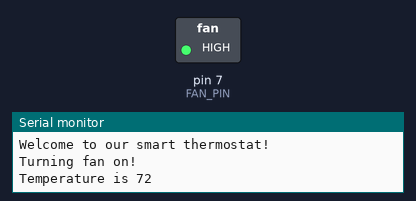
Bench run of a sketch on a simulated Arduino Uno, built with avr-gcc and run on an emulated ATmega328P. On the bench: switched loads named in the sketch (green lamp = pin HIGH), the last lines printed to the serial monitor.

Above: at 0.1 s.
At 32.2 s:
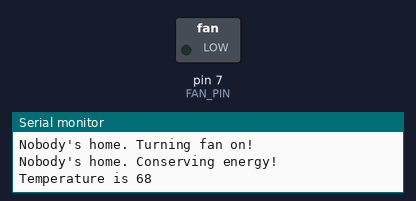
Timing chart, 0 to 33.7 s (numbered marks = the images above):
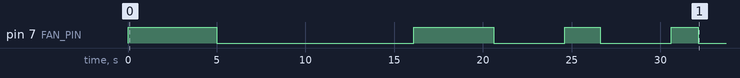

Measured:
- by itself, pin 7 (FAN_PIN): LOW → HIGH at 0.00 s, → LOW 5.0 s later, → HIGH 11.1 s later, → LOW 4.5 s later, … (8 changes in this stretch)

The sketch:

smarthome_soln.ino
```cpp
/*
 * NAMES: YOUR NAMES HERE
 * Smarthome! A smart thermostat.
 * Workshop 2
 *
 * In this file, you'll write an implementation of a smart thermostat.
 * Follow ahead on the instructions, and good luck!
 *
 * Schematics borrowed from:
 * https://learn.adafruit.com/adafruit-arduino-lesson-13-dc-motors/breadboard-layout
 * https://www.arduino.cc/en/Tutorial/HelloWorld
 */

const int FAN_PIN = 7;
bool fanOn = false;
int temp = 0;
int desiredTemp = 68;
unsigned long currTime = 0;


void setup() {
  // put your setup code here, to run once:
  Serial.begin(9600);
  Serial.println("Welcome to our smart thermostat!");

  pinMode(FAN_PIN, OUTPUT);
}

void loop() {
  // put your main code here, to run repeatedly:
  temp = getTemperature(fanOn);
  currTime = millis();

  if(currTime % 24000 > 8000 && currTime % 24000 < 16000)
  {
    if(fanOn)
    {
      digitalWrite(FAN_PIN, LOW);
      fanOn = false;
      Serial.println("Nobody's home. Turning fan on!");
    }
    Serial.println("Nobody's home. Conserving energy!");
  } else
  {
    if(temp > desiredTemp && fanOn == false)
    {
      fanOn = true;
      digitalWrite(FAN_PIN, HIGH);
      Serial.println("Turning fan on!");
    }

    if(temp < desiredTemp && fanOn == true)
    {
      fanOn = false;
      digitalWrite(FAN_PIN, LOW);
      Serial.println("Turning fan off!");
    }
  }

  Serial.print("Temperature is ");
  Serial.println(temp);
  delay(500);
}
```

smartstarter.ino
```cpp
/*
 * Smarthome starter code! This file takes care of simulating
 * temperatures for you. If you want to change the starting temperature, feel free
 * to change the initial value for starterTemp, which is set at 72 right now.
 */

unsigned long milliseconds = 0;
unsigned long prevTime = 0;
int starterTemp = 72;

int getTemperature(bool fanOn)
{
  milliseconds = millis();
  if(fanOn)
  {
    //The fan decreases the temperature by 1 degree every "hour" (second).
    if(milliseconds - prevTime >= 1000)
    {
      Serial.print("Temp decreasing from ");
      Serial.print(starterTemp);
      Serial.print(" to ");
      starterTemp--;
      Serial.println(starterTemp);
      prevTime = milliseconds;
    }
  } else
  {
    //The fan increases the temperature by 1 degree every "two hours" (seconds).
    if(milliseconds - prevTime >= 2000)
    {
      Serial.print("Temp increasing from ");
      Serial.print(starterTemp);
      Serial.print(" to ");
      starterTemp++;
      Serial.println(starterTemp);
      prevTime = milliseconds;
    }
  }
  return starterTemp;
}
```
